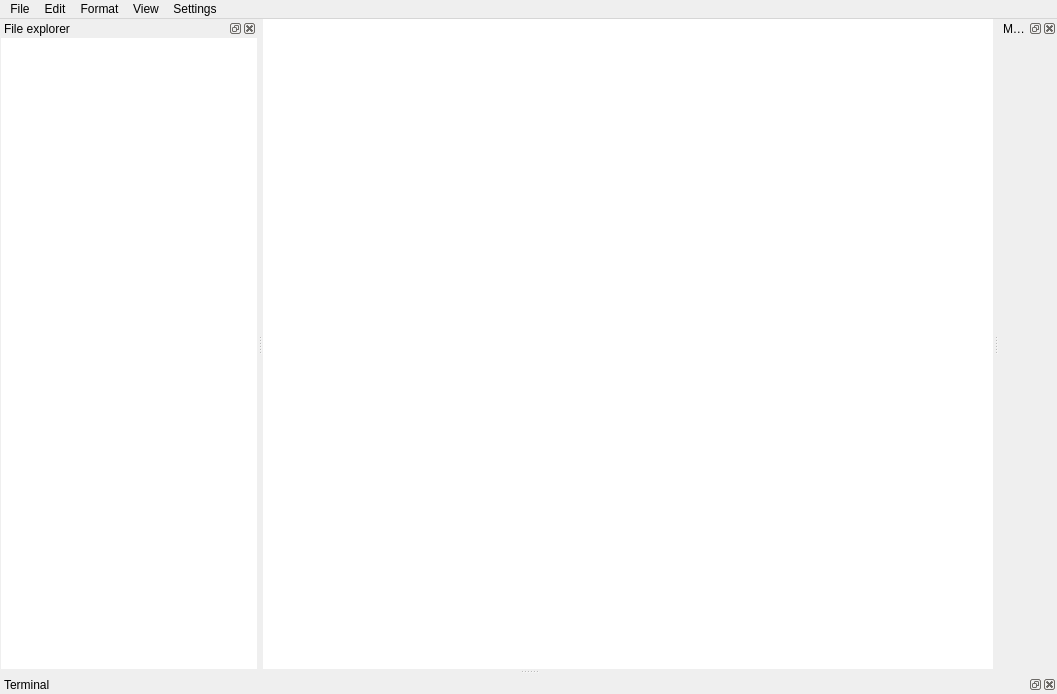
<?xml version="1.0" encoding="UTF-8"?>
<ui version="4.0">
 <class>MainWindow</class>
 <widget class="QMainWindow" name="MainWindow">
  <property name="geometry">
   <rect>
    <x>0</x>
    <y>0</y>
    <width>1057</width>
    <height>694</height>
   </rect>
  </property>
  <property name="windowTitle">
   <string>MainWindow</string>
  </property>
  <property name="autoFillBackground">
   <bool>false</bool>
  </property>
  <widget class="QWidget" name="mainWindowLayout">
   <layout class="QGridLayout" name="gridLayout">
    <property name="leftMargin">
     <number>0</number>
    </property>
    <property name="topMargin">
     <number>0</number>
    </property>
    <property name="rightMargin">
     <number>0</number>
    </property>
    <property name="bottomMargin">
     <number>0</number>
    </property>
    <item row="0" column="0">
     <widget class="QTabWidget" name="editorTabWidget">
      <property name="cursor">
       <cursorShape>ArrowCursor</cursorShape>
      </property>
      <property name="autoFillBackground">
       <bool>false</bool>
      </property>
      <property name="styleSheet">
       <string notr="true"/>
      </property>
      <property name="tabPosition">
       <enum>QTabWidget::North</enum>
      </property>
      <property name="tabShape">
       <enum>QTabWidget::Rounded</enum>
      </property>
      <property name="currentIndex">
       <number>0</number>
      </property>
      <property name="elideMode">
       <enum>Qt::ElideMiddle</enum>
      </property>
      <property name="usesScrollButtons">
       <bool>true</bool>
      </property>
      <property name="documentMode">
       <bool>true</bool>
      </property>
      <property name="tabsClosable">
       <bool>true</bool>
      </property>
      <property name="movable">
       <bool>true</bool>
      </property>
      <property name="tabBarAutoHide">
       <bool>true</bool>
      </property>
      <widget class="QWidget" name="editorTabLayout_1">
       <property name="enabled">
        <bool>true</bool>
       </property>
       <attribute name="title">
        <string>Tab 1</string>
       </attribute>
       <layout class="QGridLayout" name="gridLayout_3">
        <property name="leftMargin">
         <number>0</number>
        </property>
        <property name="topMargin">
         <number>0</number>
        </property>
        <property name="rightMargin">
         <number>0</number>
        </property>
        <property name="bottomMargin">
         <number>0</number>
        </property>
        <item row="0" column="0">
         <widget class="QTextEdit" name="textEdit">
          <property name="styleSheet">
           <string notr="true"/>
          </property>
          <property name="frameShape">
           <enum>QFrame::NoFrame</enum>
          </property>
          <property name="frameShadow">
           <enum>QFrame::Plain</enum>
          </property>
          <property name="lineWidth">
           <number>1</number>
          </property>
         </widget>
        </item>
       </layout>
      </widget>
     </widget>
    </item>
   </layout>
  </widget>
  <widget class="QMenuBar" name="menuBar">
   <property name="geometry">
    <rect>
     <x>0</x>
     <y>0</y>
     <width>1057</width>
     <height>21</height>
    </rect>
   </property>
   <property name="defaultUp">
    <bool>false</bool>
   </property>
   <property name="nativeMenuBar">
    <bool>true</bool>
   </property>
   <widget class="QMenu" name="menuFile">
    <property name="title">
     <string>File</string>
    </property>
    <addaction name="actionSave"/>
    <addaction name="actionSave_As"/>
    <addaction name="separator"/>
   </widget>
   <widget class="QMenu" name="menuEdit">
    <property name="title">
     <string>Edit</string>
    </property>
   </widget>
   <widget class="QMenu" name="menuFormat">
    <property name="title">
     <string>Format</string>
    </property>
   </widget>
   <widget class="QMenu" name="menuView">
    <property name="layoutDirection">
     <enum>Qt::RightToLeft</enum>
    </property>
    <property name="title">
     <string>View</string>
    </property>
   </widget>
   <widget class="QMenu" name="menuSettings">
    <property name="title">
     <string>Settings</string>
    </property>
    <addaction name="actionPreferences"/>
    <addaction name="actionTheme"/>
    <addaction name="actionStylesheet"/>
   </widget>
   <addaction name="menuFile"/>
   <addaction name="menuEdit"/>
   <addaction name="menuFormat"/>
   <addaction name="menuView"/>
   <addaction name="menuSettings"/>
  </widget>
  <widget class="QDockWidget" name="fileExplorerDockWidget">
   <property name="features">
    <set>QDockWidget::AllDockWidgetFeatures</set>
   </property>
   <property name="windowTitle">
    <string>File explorer</string>
   </property>
   <attribute name="dockWidgetArea">
    <number>1</number>
   </attribute>
   <widget class="QWidget" name="fileExplorerDockLayout">
    <layout class="QGridLayout" name="gridLayout_2">
     <property name="leftMargin">
      <number>1</number>
     </property>
     <property name="topMargin">
      <number>0</number>
     </property>
     <property name="rightMargin">
      <number>0</number>
     </property>
     <property name="bottomMargin">
      <number>0</number>
     </property>
     <item row="0" column="0">
      <widget class="QTreeView" name="treeView">
       <property name="frameShape">
        <enum>QFrame::NoFrame</enum>
       </property>
       <attribute name="headerVisible">
        <bool>true</bool>
       </attribute>
      </widget>
     </item>
    </layout>
   </widget>
  </widget>
  <widget class="QDockWidget" name="markupPreviewDockWidget">
   <property name="styleSheet">
    <string notr="true"/>
   </property>
   <property name="windowTitle">
    <string>Markdown preview</string>
   </property>
   <attribute name="dockWidgetArea">
    <number>2</number>
   </attribute>
   <widget class="QWidget" name="markupPreviewDockLayout">
    <layout class="QGridLayout" name="gridLayout_4">
     <property name="leftMargin">
      <number>0</number>
     </property>
     <property name="topMargin">
      <number>0</number>
     </property>
     <property name="rightMargin">
      <number>0</number>
     </property>
     <property name="bottomMargin">
      <number>0</number>
     </property>
     <item row="0" column="0">
      <widget class="QWidget" name="widget" native="true"/>
     </item>
    </layout>
   </widget>
  </widget>
  <widget class="QDockWidget" name="terminalDockWidget">
   <property name="features">
    <set>QDockWidget::AllDockWidgetFeatures</set>
   </property>
   <property name="windowTitle">
    <string>Terminal</string>
   </property>
   <attribute name="dockWidgetArea">
    <number>8</number>
   </attribute>
   <widget class="QWidget" name="terminalDockLayout"/>
  </widget>
  <action name="actionSave">
   <property name="text">
    <string>Save</string>
   </property>
  </action>
  <action name="actionSave_As">
   <property name="text">
    <string>Save As</string>
   </property>
  </action>
  <action name="actionPreferences">
   <property name="text">
    <string>Preferences</string>
   </property>
  </action>
  <action name="actionTheme">
   <property name="text">
    <string>Theme</string>
   </property>
  </action>
  <action name="actionStylesheet">
   <property name="text">
    <string>Stylesheet</string>
   </property>
  </action>
 </widget>
 <resources/>
 <connections/>
</ui>
